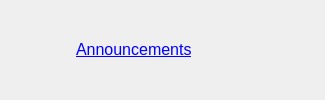
       <widget class="QFrame" name="frame_15">
        <property name="minimumSize">
         <size>
          <width>325</width>
          <height>60</height>
         </size>
        </property>
        <property name="frameShape">
         <enum>QFrame::NoFrame</enum>
        </property>
        <property name="frameShadow">
         <enum>QFrame::Plain</enum>
        </property>
        <property name="lineWidth">
         <number>2</number>
        </property>
        <layout class="QGridLayout" name="gridLayout_17">
         <item row="0" column="0">
          <widget class="QLabel" name="label_17">
           <property name="minimumSize">
            <size>
             <width>50</width>
             <height>50</height>
            </size>
           </property>
           <property name="maximumSize">
            <size>
             <width>50</width>
             <height>50</height>
            </size>
           </property>
           <property name="frameShape">
            <enum>QFrame::NoFrame</enum>
           </property>
           <property name="frameShadow">
            <enum>QFrame::Sunken</enum>
           </property>
           <property name="lineWidth">
            <number>2</number>
           </property>
           <property name="text">
            <string/>
           </property>
           <property name="pixmap">
            <pixmap resource="../bitcoin.qrc">:/images/res/images/links/telegram.png</pixmap>
           </property>
           <property name="scaledContents">
            <bool>true</bool>
           </property>
          </widget>
         </item>
         <item row="0" column="1">
          <widget class="QFrame" name="frame_16">
           <property name="frameShape">
            <enum>QFrame::NoFrame</enum>
           </property>
           <property name="frameShadow">
            <enum>QFrame::Raised</enum>
           </property>
           <layout class="QGridLayout" name="gridLayout_18">
            <item row="0" column="0">
             <widget class="QLabel" name="label_18">
              <property name="font">
               <font>
                <pointsize>12</pointsize>
               </font>
              </property>
              <property name="text">
               <string>&lt;a href=&quot;https://t.me/CiredoAnnouncements&quot;&gt; Announcements&lt;/a&gt;</string>
              </property>
              <property name="openExternalLinks">
               <bool>true</bool>
              </property>
             </widget>
            </item>
           </layout>
          </widget>
         </item>
        </layout>
       </widget>
